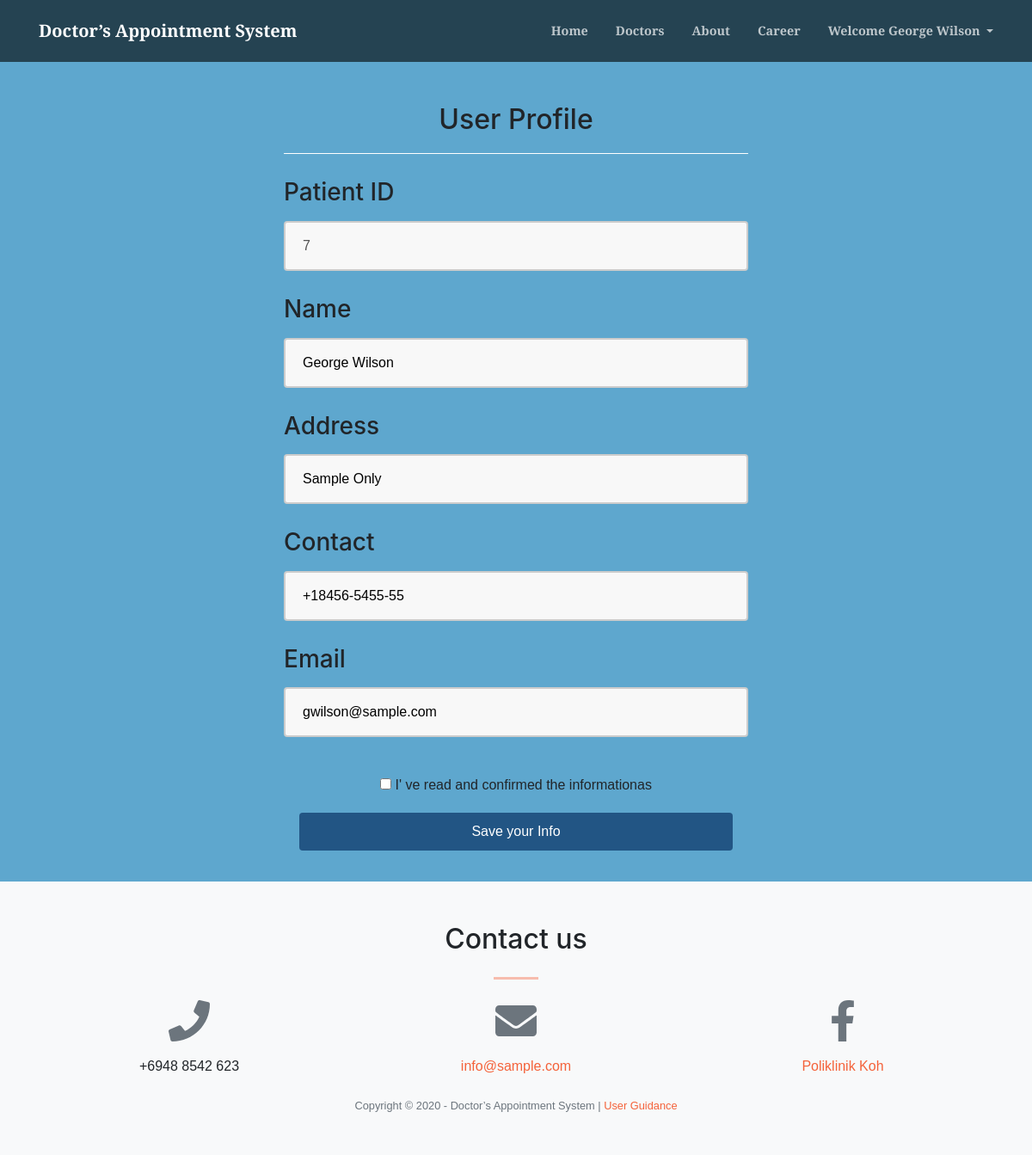
The app's page /index.php?page=edit_profile (signed in) with its own data.
### tables this page shows
CREATE TABLE `users` (
  `id` int(30) NOT NULL,
  `doctor_id` int(30) NOT NULL,
  `name` varchar(200) NOT NULL,
  `address` text NOT NULL,
  `contact` text NOT NULL,
  `username` varchar(100) NOT NULL,
  `password` varchar(200) NOT NULL,
  `type` tinyint(1) NOT NULL DEFAULT 2 COMMENT '1=admin , 2 = doctor,3=patient'
);

### edit_profile.php (the view, shortened to what this page needs)
<?php
include 'admin/db_connect.php';
$id = $_SESSION['login_id'];
$query = "SELECT * FROM users WHERE id = $id";
$results = mysqli_query($conn,$query);
$row = mysqli_fetch_assoc($results);
$name = $row['name'] ;
$address = $row['address'] ;
$contact = $row['contact'] ;
$username = $row['username'] ;
?>
<!DOCTYPE html>
<html lang="en">
<head>
    <link rel="stylesheet" href="edit_profile.css?v=<?php echo time(); ?>.css">
</head>
<body>
        <form method="post" id="confirm_form">
            <div id="info">
                <div id="appointment">
                    <h2>User Profile</h2>
                    <h3>Patient ID</h3>
                    <input type="text" id="id" name="id" value="<?php echo $id ?>" disabled>
                    <h3>Name</h3>
                    <input type="text" id="name" name="name" value="<?php echo $name?>" require>
                    <h3>Address</h3>
                    <input type="text" id="name" name="address" value="<?php echo $address?>" require>
                    <h3>Contact</h3>
                    <input type="text" id="name" name="contact" value="<?php echo $contact?>" require>
                    <h3>Email</h3>
                    <input type="email" id="name" name="username" value="<?php echo $username?>" require>
                </div>
            </div>
            <div id="info2">
                    <div id="rules">
                        <input type="checkbox" name="confirm" id="confirm" required>
                        I' ve read and confirmed the informationas
                    </div>
                    <input type="submit" name="btnSave" value="Save your Info">
            </div>
        </form>
</body>
</html>

### index.php (shortened to what this page needs)
<!DOCTYPE html>
<html lang="en">
    <?php
    include('header.php');
    include('admin/db_connect.php');
    ?>
    <body id="page-top">
        <nav class="navbar navbar-expand-lg navbar-light fixed-top py-3" id="mainNav">
            <div class="container">
                <a class="navbar-brand js-scroll-trigger" href="./"><?php echo $_SESSION['setting_name'] ?></a>
                <div class="collapse navbar-collapse" id="navbarResponsive">
                <ul class="navbar-nav ml-auto my-2 my-lg-0">
                  <li class="nav-item">
                    <a class="nav-link js-scroll-trigger" href="index.php?page=home">Home</a>
                  </li>
                  <li class="nav-item">
                    <a class="nav-link js-scroll-trigger" href="index.php?page=doctors">Doctors</a>
                  </li>
                  <li class="nav-item">
                    <a class="nav-link js-scroll-trigger" href="index.php?page=about">About</a>
                  </li>
                  <li class="nav-item">
                    <a class="nav-link js-scroll-trigger" href="index.php?page=career">Career</a>
                  </li>
                  <?php if(isset($_SESSION['login_id'])): ?>
                    <?php
                    $id = $_SESSION['login_id'];
                    $query = "SELECT * FROM users WHERE id = $id";
                    $results = mysqli_query($conn, $query);
                    $row = mysqli_fetch_assoc($results);
                    $name = $row['name'];
                    ?>
                    <li class="nav-item dropdown">
                      <a class="nav-link dropdown-toggle" href="#" id="navbarDropdown" role="button" data-toggle="dropdown" aria-haspopup="true" aria-expanded="false">
                        <?php echo "Welcome " . $name; ?>
                      </a>
                    </li>
                  <?php else: ?>
                    <li class="nav-item">
                      <a class="nav-link js-scroll-trigger" href="javascript:void(0)" id="login_now">Login</a>
                    </li>
                  <?php endif; ?>
                </ul>
                </div>
            </div>
        </nav>
        <?php
        $page = isset($_GET['page']) ?$_GET['page'] : "home";
        include $page.'.php';
        ?>
        <footer class="bg-light py-5">
            <div class="container">
                <div class="row justify-content-center">
                    <div class="col-lg-8 text-center">
                        <h2 class="mt-0">Contact us</h2>
                        <hr class="divider my-4" />
                    </div>
                </div>
                <div class="row">
                    <div class="col-lg-4 ml-auto text-center mb-5 mb-lg-0">
                        <i class="fas fa-phone fa-3x mb-3 text-muted"></i>
                        <div><?php echo $_SESSION['setting_contact'] ?></div>
                    </div>
                    <div class="col-lg-4 mr-auto text-center">
                        <i class="fas fa-envelope fa-3x mb-3 text-muted"></i>
                        <a class="d-block" href="mailto:<?php echo $_SESSION['setting_email'] ?>"><?php echo $_SESSION['setting_email'] ?></a>
                    </div>
                    <div class="col-lg-4 mr-auto text-center">
                      <i class="fab fa-facebook-f fa-3x mb-3 text-muted"></i>
                      <a class="d-block" href="<?php echo 'https://www.facebook.com/pages/Poliklinik-Koh/138747420186816' ?>"><?php echo 'Poliklinik Koh' ?></a>
                    </div>
                </div>
            </div>
            <br>
            <div class="container"><div class="small text-center text-muted">Copyright © 2020 - <?php echo $_SESSION['setting_name'] ?> | <a href="index.php?page=user_guidance" target="_blank">User Guidance</a></div></div>
        </footer>
    </body>
</html>

### edit_profile.css (style rules this page uses)
body { font-family: 'Montserrat', sans-serif; margin: 0; padding: 0; background-color: #5ea7ce; overflow: auto; }
svg { width: 50px; height: 30px; animation: slide-in-right 0.5s cubic-bezier(0.250, 0.460, 0.450, 0.940) both; }
.dropdown { display: inline-block; }
hr { background-color: white; opacity: 0.4; margin-top: -10px; }
#info { width: auto; animation: scale-up-center 0.4s cubic-bezier(0.390, 0.575, 0.565, 1.000) both; }
#patient, #appointment { width: 45%; margin: 0 auto; line-height: 30px; margin-top: 100px; }
input[type="text"], input[type="email"] { width: 100%; padding: 12px 20px; margin: 8px 0; box-sizing: border-box; border: 2px solid #ccc; border-radius: 4px; background-color: #f8f8f8; font-size: 16px; font-family: Arial, sans-serif; }
#info h2 { text-align: center; padding-top: 20px; }
#info h3 { padding-top: 20px; }
#appointment h2 { padding-bottom: 20px; border-bottom: 1px solid white; }
#info2 { width: auto; }
#info2 { display: flex; flex-direction: column; justify-content: center; align-items: center; height: 20vh; }
#rules { margin-top: 50px; }
input[type="submit"] { background-color: #225584; color: white; padding: 10px 200px; border: none; border-radius: 4px; cursor: pointer; margin-top: 20px; margin-bottom: 50px; }

### records on screen
users: name "George Wilson", address "Sample Only", contact "+18456-5455-55", username "gwilson@sample.com"

### other values on screen
$_SESSION['setting_name'] "Doctor’s Appointment System"
$_SESSION['setting_contact'] "+6948 8542 623"
$_SESSION['setting_email'] "info@sample.com"
